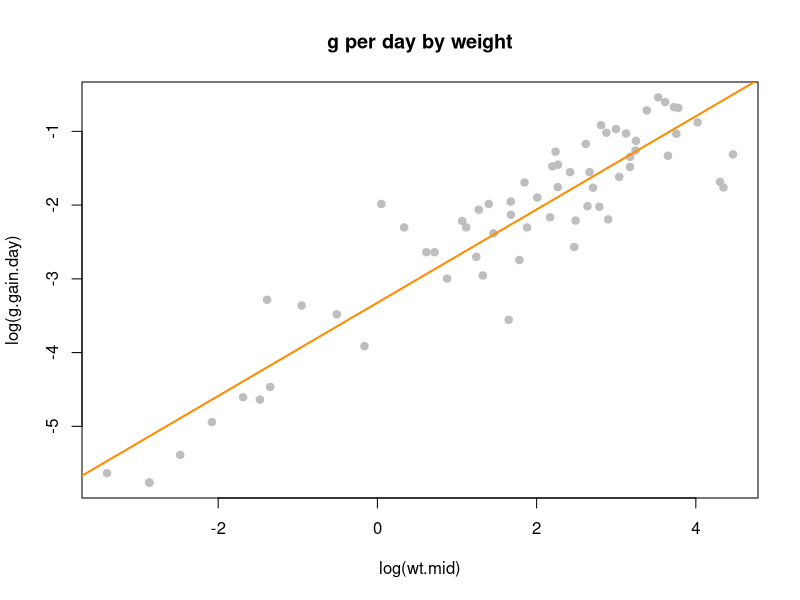
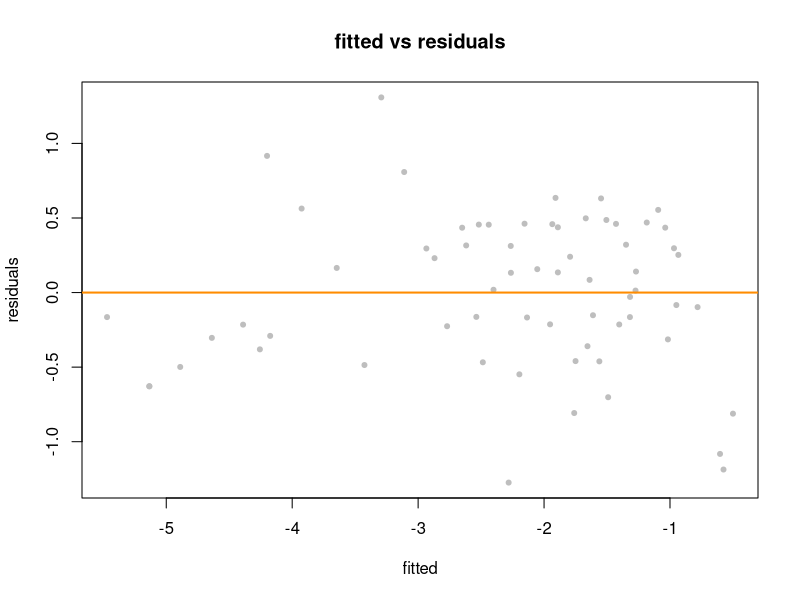
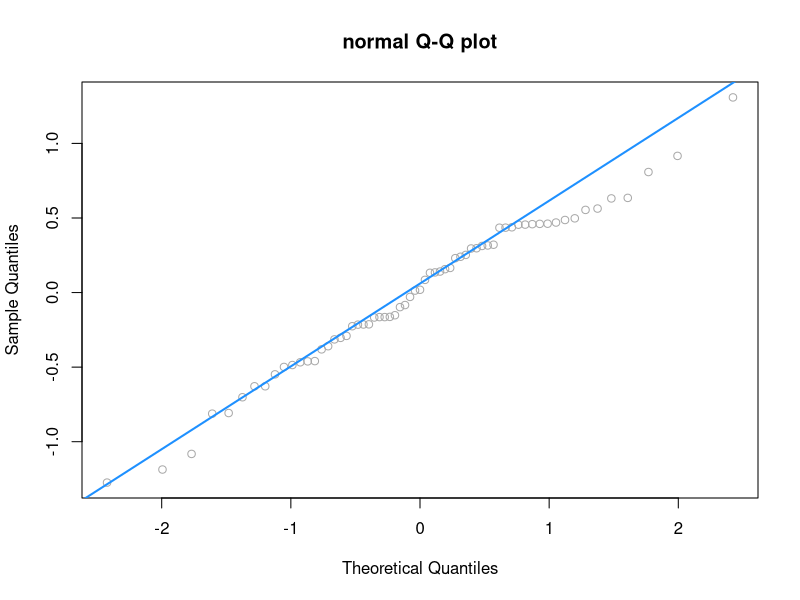
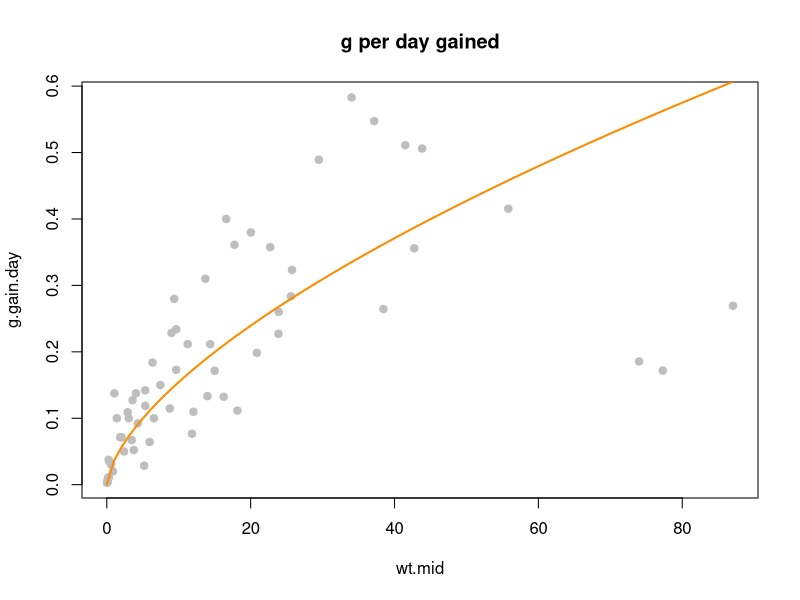
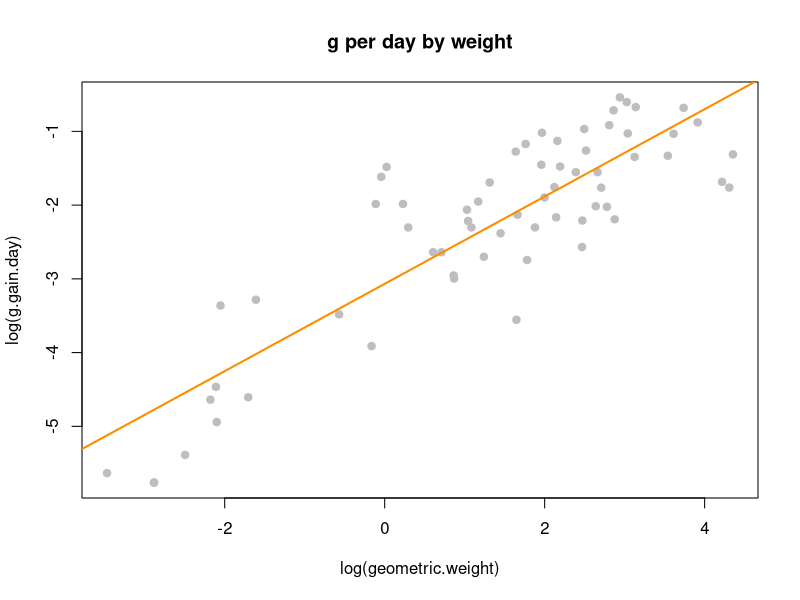
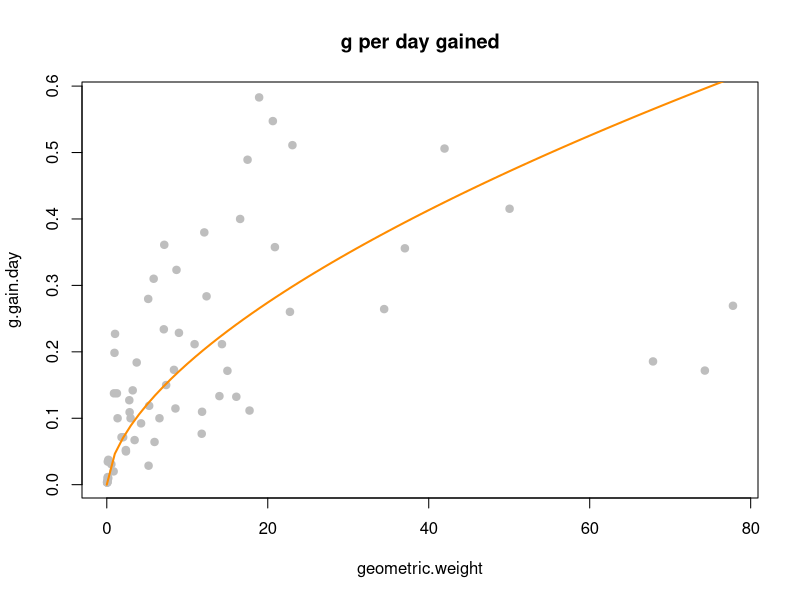
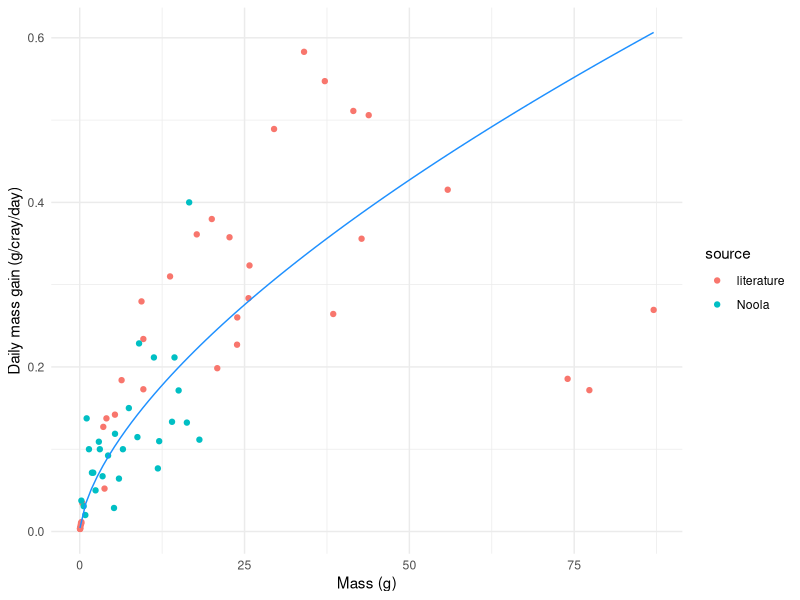
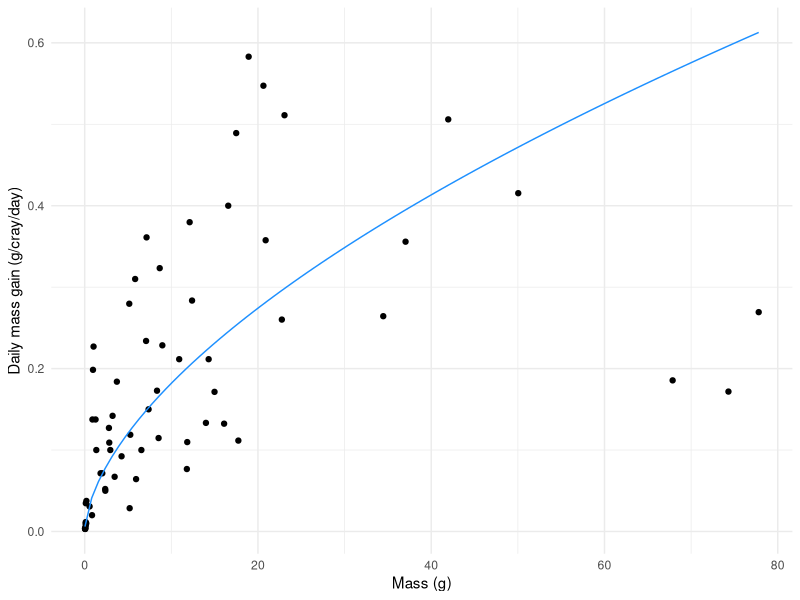

Generate these figures, in order, with R: (Note: this script raises an error after producing the figures.)
# import libraries
library(tidyverse)

# import data
redclaw_growth <- read.csv("data/redclaw_growth.csv")

# define parameters
bw_0 <- 0.0221
cray.max <- 1
juvenile.max <- 45

redclaw.growth <- redclaw_growth %>%
  mutate(wt.mid = (wt_2 + wt_1) / 2,
         g.gain.day = (wt_2 - wt_1) / (t_2 - t_1),
         geometric.weight = sqrt(wt_1 * wt_2))

# try base code log-log relationship - looks good!
redclaw.fit.twinlog <- lm(log(g.gain.day) ~ log(wt.mid), data = redclaw.growth)
summary(redclaw.fit.twinlog)

plot(log(g.gain.day) ~ log(wt.mid), data = redclaw.growth, col = "grey", pch = 20, cex = 1.5, main = "g per day by weight")
abline(redclaw.fit.twinlog, col = "darkorange", lwd = 2)

plot(fitted(redclaw.fit.twinlog), resid(redclaw.fit.twinlog), col = "grey", pch = 20,
     xlab = "fitted", ylab = "residuals", main = "fitted vs residuals")
abline(h = 0, col = "darkorange", lwd = 2)

qqnorm(resid(redclaw.fit.twinlog), main = "normal Q-Q plot", col = "darkgrey")
qqline(resid(redclaw.fit.twinlog), col = "dodgerblue", lwd = 2)

plot(g.gain.day ~ wt.mid, data = redclaw.growth, col = "grey", pch = 20, cex = 1.5, main = "g per day gained")
curve(exp(redclaw.fit.twinlog$coef[1]) * x ^ redclaw.fit.twinlog$coef[2], from = 0, to = 100, add = TRUE, col = "darkorange", lwd = 2)

# calculate coefficients for growth curve bw_1 = [bw_0^c_1 + c_2 * days]^c_4
c_1 <- 1 - redclaw.fit.twinlog$coef[2]
c_2 <- c_1 * exp(redclaw.fit.twinlog$coef[1])
c_4 <- 1 / c_1

# plot relationship between weight and grams gained per day 
p_rc_gain <- redclaw.growth %>%
  ggplot(aes(wt.mid, g.gain.day, color = source)) +
  geom_point() +
  stat_function(fun = function(x) exp(redclaw.fit.twinlog$coef[1]) * x^redclaw.fit.twinlog$coef[2], color = 'dodgerblue') +
  xlab("Mass (g)") +
  ylab("Daily mass gain (g/cray/day)") +
  theme_minimal()

# print plot to file
pdf("plots/p_rc_gain.pdf", height = 4)
print(p_rc_gain)
dev.off()

# try base code log-log relationship for geometric weight
redclaw.geometric.twinlog <- lm(log(g.gain.day) ~ log(geometric.weight), data = redclaw.growth)
summary(redclaw.geometric.twinlog)

plot(log(g.gain.day) ~ log(geometric.weight), data = redclaw.growth, col = "grey", pch = 20, cex = 1.5, main = "g per day by weight")
abline(redclaw.geometric.twinlog, col = "darkorange", lwd = 2)

plot(g.gain.day ~ geometric.weight, data = redclaw.growth, col = "grey", pch = 20, cex = 1.5, main = "g per day gained")
curve(exp(redclaw.geometric.twinlog$coef[1]) * x ^ redclaw.geometric.twinlog$coef[2], from = 0, to = 100, add = TRUE, col = "darkorange", lwd = 2)

# calculate coefficients for growth curve bw_1 = [bw_0^c_1 + c_2 * days]^c_4
geometric_c_1 <- 1 - redclaw.geometric.twinlog$coef[2]
geometric_c_2 <- c_1 * exp(redclaw.geometric.twinlog$coef[1])
geometric_c_4 <- 1 / geometric_c_1

# plot relationship between weight and grams gained per day 
p_geometric_gain <- redclaw.growth %>%
  ggplot(aes(geometric.weight, g.gain.day)) +
  geom_point() +
  stat_function(fun = function(x) exp(redclaw.geometric.twinlog$coef[1]) * x^redclaw.geometric.twinlog$coef[2], color = 'dodgerblue') +
  xlab("Mass (g)") +
  ylab("Daily mass gain (g/cray/day)") +
  theme_minimal()

# print plot to file
pdf("plots/p_geometric_gain.pdf", height = 4)
print(p_geometric_gain)
dev.off()

# estimate body-weight over time
bodyweight <- tibble(day = seq(1,240,1)) %>%
  mutate(bw = (bw_0^c_1 + c_2 * day)^c_4)

# write csv
write.csv(bodyweight, "tabs/bodyweight.csv")

# plot estimated growth curve
cray.growth.plot <- bodyweight %>%
  ggplot(aes(day, bw)) +
  geom_line() +
  labs(x = "Days", y = "Mass (g)") +
  theme_minimal()

# print plot to file
pdf("plots/cray_growth_plot.pdf", height = 4)
print(cray.growth.plot)
dev.off()

# estimate body-weight over time geometric model
bodyweight_geometric <- tibble(day = seq(1,240,1)) %>%
  mutate(bw = (bw_0^geometric_c_1 + geometric_c_2 * day)^geometric_c_4)

# write to csv
write.csv(bodyweight_geometric, "tabs/bodyweight_geometric.csv")

# plot estimated growth curve geometric
cray.geometric.plot <- bodyweight_geometric %>%
  ggplot(aes(day, bw)) +
  geom_line() +
  labs(x = "Days", y = "Mass (g)") +
  theme_minimal()

# print plot to file
pdf("plots/cray_geometric_plot.pdf", height = 4)
print(cray.geometric.plot)
dev.off()

# define feeding requirements

# import data
redclaw.feed_rate <- read.csv("data/redclaw_feed_rate.csv")

# plot to view
# plot estimated growth curve
cray.feed.plot <- redclaw.feed_rate %>%
  ggplot(aes(mass, feed_rate)) +
  geom_line() +
  labs(x = "Mass (g)", y = "Feed Rate") +
  theme_minimal()

# try base code log-log relationship - looks good!
redclaw.feed.twinlog <- lm(log(feed_rate) ~ log(mass), data = redclaw.feed_rate)
summary(redclaw.feed.twinlog)

plot(log(feed_rate) ~ log(mass), data = redclaw.feed_rate, col = "grey", pch = 20, cex = 1.5, main = "Feed Rate")
abline(redclaw.feed.twinlog, col = "darkorange", lwd = 2)

plot(feed_rate ~ mass, data = redclaw.feed_rate, col = "grey", pch = 20, cex = 1.5, main = "Feed Rate")
curve(exp(redclaw.feed.twinlog$coef[1]) * x ^ redclaw.feed.twinlog$coef[2], from = 0, to = 100, add = TRUE, col = "darkorange", lwd = 2)

# plot proposed feeding regime 
p_feed_rate <- redclaw.feed_rate %>%
  ggplot(aes(mass, feed_rate)) +
  geom_point() +
  stat_function(fun = function(x) exp(redclaw.feed.twinlog$coef[1]) * x^redclaw.feed.twinlog$coef[2], color = 'dodgerblue') +
  xlab("Crayfish Mass (g)") +
  ylab("Feed Rate (proportion of bodyweight)") +
  theme_minimal()

# print plot to file
pdf("plots/p_feed_rate.pdf", height = 4)
print(p_feed_rate)
dev.off()

g.model.filter <- bodyweight %>%
  filter(day %in% seq(0, 210,7))

write.csv(g.model.filter,"tabs/growth_model.csv")

